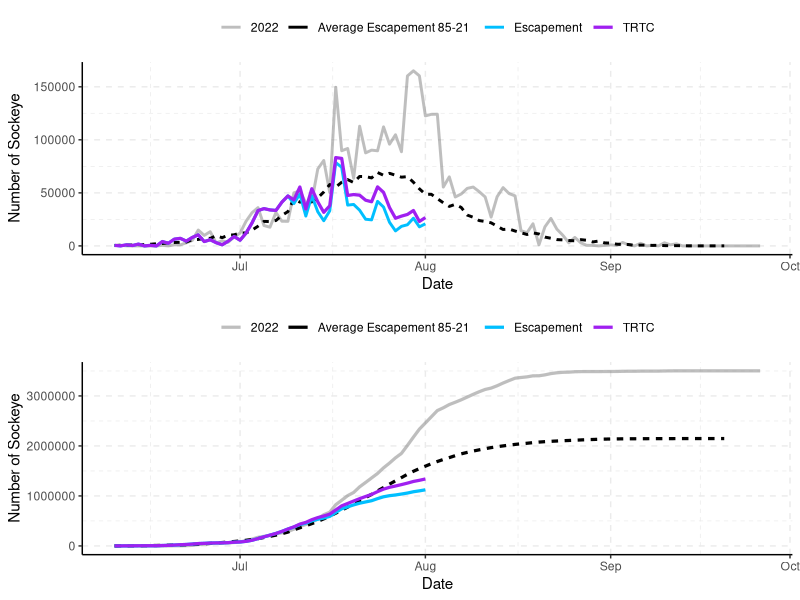
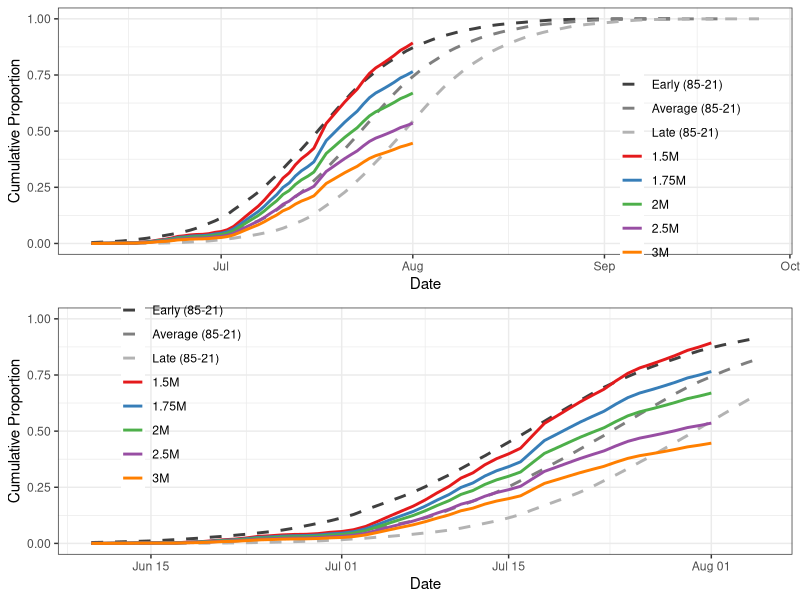
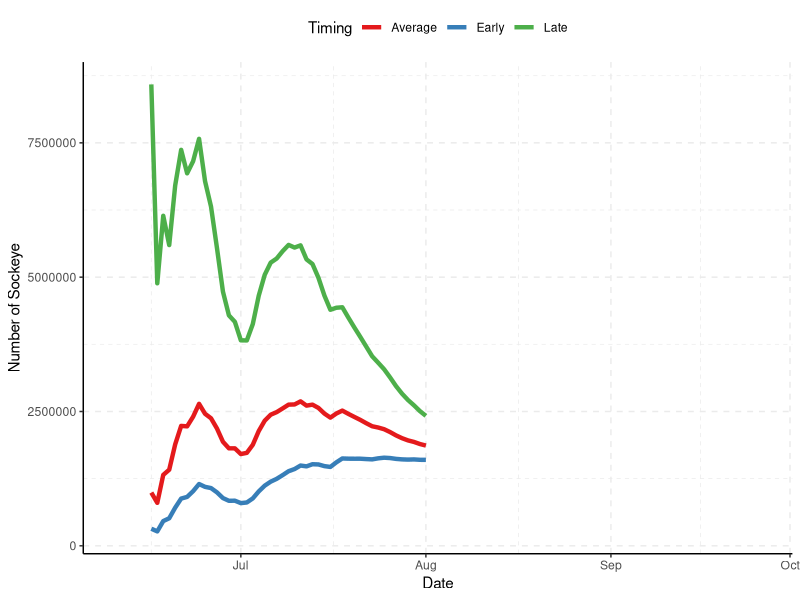
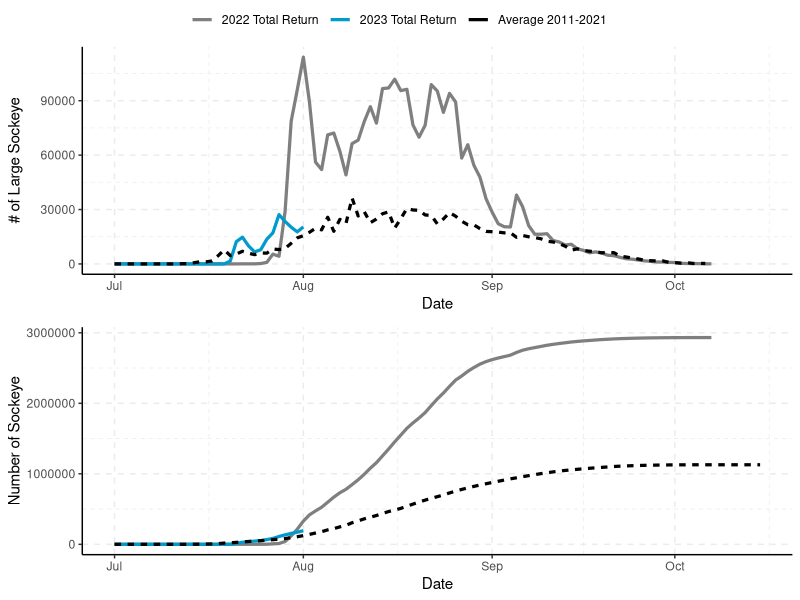
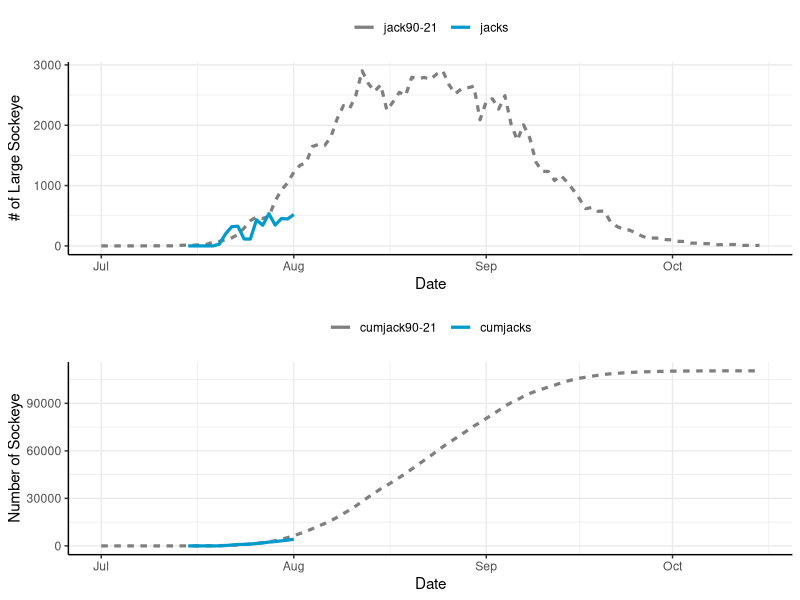
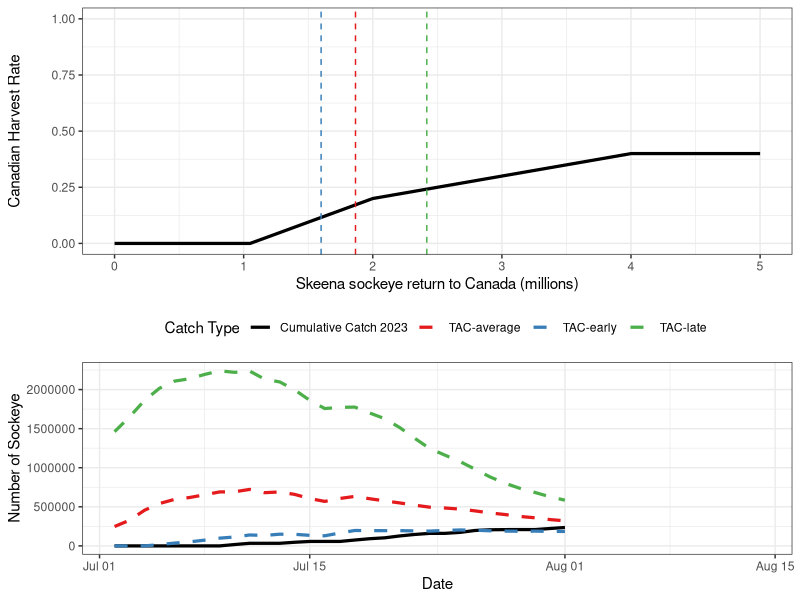
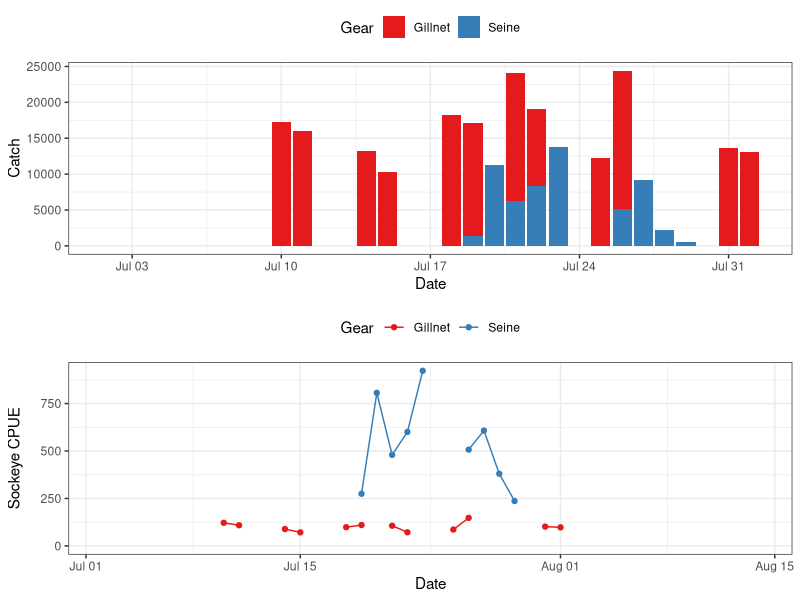
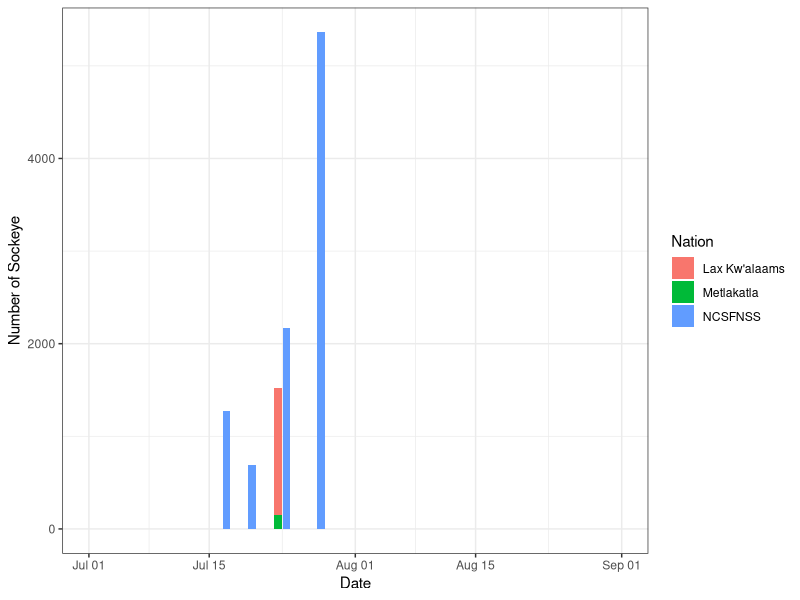

These charts were generated, in order, by the following R code:
## ---- chunk 1
knitr::opts_chunk$set(warning = FALSE, message = FALSE,echo=FALSE) 

## ---- chunk 2
library(tidyverse)
library(data.table)
library(readxl)
library(knitr)
library(ggpubr)
library(kableExtra)

options(scipen=10000)
## ---- chunk 3
data<-read_excel("data/tyee and catch and fence in-season updates 2023.xlsx",sheet="Tyee")
data$Date<-as.Date(data$Date)
## ---- chunk 4
tyee.day<-as.Date("2023-08-01")
tyee.date<-"August 1"
fence.day<-as.Date("2023-08-01")
fence.date<-"August 1"
## ---- chunk 5
i<-match(tyee.day,data$Date)

average<-data$average[i]

e<-data$cumtyee[i]
t<-data$cumtrtc[i]
c<-data$cumcatch[i]

avgper<-round(data$Runtiming[i],3)*100
earlyper<-round(data$Runtiming[i+7],3)*100
lateper<-round(data$Runtiming[i-7],3)*100

#stat2<-data.frame(`Cumulative to Date`=c("Escapement Past Tyee","TRTC (Escapement+Catch)","Catch (preliminary"),`Number of Sockeye`=c(e,t,c))
#kable(stat2,caption=paste0("Cumulative escapement, TRTC, and catch to ",todate,"."))

stat3<-data.frame(`Cumulative to Date`=c("Escapement Past Tyee","TRTC (Escapement+Catch)","Catch (preliminary)"),`Number of Sockeye`=c(e,t,c),
                  `Run Timing`=c("Average","One week early","One week late"),`Percent Through`=c(avgper,earlyper,lateper))

kable(stat3,caption=paste0("Cumulative escapement, TRTC, and catch to ",tyee.date,"."))

## ---- chunk 6
escandtrtcdaily<-data%>%select(Date,Escapement=esctyee,TRTC=dailytrtc,`Average Escapement 85-21`=`ave85-21`,"2022"=esc22)%>%
  pivot_longer(2:5,values_to="Number of Sockeye",names_to="Type")%>%
  mutate(lt=case_when(Type=="Escapement"|Type=="TRTC"~"2023",
                      Type=="Average Escapement 85-21"~"Average",
                      Type=="2022"~"2023"))

t1<-ggplot(escandtrtcdaily,aes(x=Date,y=`Number of Sockeye`,color=Type,linetype=lt,size=Type,alpha=Type))+
  geom_line()+
  scale_size_manual(values=c(1,1,1,1.1))+
  scale_alpha_manual(values=c(.5,1,1,1))+
  scale_color_manual(values=c("grey50","black","deepskyblue1","purple"))+
  theme_classic()+
  grids(linetype = "dashed")+
  theme(legend.title = element_blank(),legend.position = "top")+
  guides(linetype="none")

escandtrtccum<-data%>%select(Date,Escapement=cumtyee,TRTC=cumtrtc,`Average Escapement 85-21`=`cum85-21`,"2022"=cum22)%>%
  pivot_longer(2:5,values_to="Number of Sockeye",names_to="Type")%>%
  mutate(lt=case_when(Type=="Escapement"|Type=="TRTC"~"2023",
                      Type=="Average Escapement 85-21"~"Average",
                      Type=="2022"~"2023"))

t2<-ggplot(escandtrtccum,aes(x=Date,y=`Number of Sockeye`,color=Type,linetype=lt,alpha=Type))+
  geom_line(size=1.1)+
  scale_size_manual(values=c(1,1,1,1.1))+
  scale_alpha_manual(values=c(.5,1,1,1))+
  scale_color_manual(values=c("grey50","black","deepskyblue1","purple"))+
  theme_classic()+
  grids(linetype = "dashed")+
  theme(legend.title = element_blank(),legend.position = "top")+
  guides(linetype="none")
## ---- chunk 7

ggarrange(t1,t2,align="v",ncol=1)

## ---- chunk 8
i<-match(tyee.day,data$Date)

early<-data$early[i]
average<-data$average[i]
late<-data$late[i]

pcum<-data%>%select(Date,cumtrtc,"Average (85-21)"=`pcum85-21`)%>%
  mutate(`1.5M`=cumtrtc/1500000,
         `1.75M`=cumtrtc/1750000,
         `2M`=cumtrtc/2000000,
         `2.5M`=cumtrtc/2500000,
         `3M`=cumtrtc/3000000,
         "Early (85-21)"=lead(`Average (85-21)`,7),
         "Late (85-21)"=lag(`Average (85-21)`,7))%>%
  select(-cumtrtc)%>%
  pivot_longer(2:9,names_to="Type",values_to="cp")%>%
  mutate(Type=factor(Type,levels=c("Early (85-21)","Average (85-21)", "Late (85-21)"
                                   ,"1.5M","1.75M","2M","2.5M","3M")))

cols<-RColorBrewer::brewer.pal(5, "Set1")

g1<-ggplot(pcum,aes(x=Date,y=cp,color=Type,linetype=Type))+
  geom_line(size=1)+
  scale_colour_manual(values=c("grey25","grey50","grey70",cols))+
  scale_linetype_manual(values=c("dashed","dashed","dashed","solid","solid","solid","solid","solid"))+
  theme_bw()+
  labs(y="Cumulative Proportion")+
  theme(legend.title=element_blank(),legend.position=c(.85,.35),legend.background = element_blank())

g2<-ggplot(pcum,aes(x=Date,y=cp,color=Type,linetype=Type))+
  geom_line(size=1)+
  scale_colour_manual(values=c("grey25","grey50","grey70",cols))+
  scale_linetype_manual(values=c("dashed","dashed","dashed","solid","solid","solid","solid","solid"))+
  theme_bw()+
  labs(y="Cumulative Proportion")+
  theme(legend.title=element_blank(),legend.position=c(.17,.65),legend.background = element_blank())+
  ylim(0,1)+
  xlim(as.Date("2023-06-10"),as.Date("2023-08-05"))

ggarrange(g1,g2,align="v",ncol=1)

## ---- chunk 9

i<-match(tyee.day,data$Date)

early<-round(data$early[i],0)
average<-round(data$average[i],0)
late<-round(data$late[i],0)

stat1<-data.frame(`Run-Timing`=c("Early","Average","Late"),`Forecasted Final Run Size`=c(early,average,late))

kable(stat1,caption="Forecasted sockeye final TRTC based on early, average and late run-timing.")

## ---- chunk 10
tyeemodel<-data%>%select(Date,Early=early,Average=average,Late=late)%>%
  pivot_longer(2:4,values_to="Number of Sockeye",names_to="Timing")

ggplot(tyeemodel,aes(x=Date,y=`Number of Sockeye`,color=Timing))+
  geom_line(size=1.5)+
  scale_color_brewer(palette="Set1")+
  theme_classic()+
  grids(linetype = "dashed")+
  theme(legend.position = "top")
## ---- chunk 11
fence<-read_excel("data/tyee and catch and fence in-season updates 2023.xlsx",sheet="Babine")
fence$Date<-as.Date(fence$Date)
## ---- chunk 12
i<-match(fence.day,fence$Date)

totalrun<-fence$cumrun[i]
cumjacks<-fence$cumjacks[i]

stat2<-data.frame(`Babine Fence`=c("Large Sockeye","Jacks"),`Total Run`=c(totalrun,cumjacks))

kable(stat2,caption=paste0("Cumulative large sockeye and jacks to Babine River fence to ",fence.date,"."))

## ---- chunk 13
  
fencedaily<-fence%>%select(Date,`2023 Total Return`=totalrun,`2022 Total Return`=dailyTR.2022,`Average 2011-2021`=`avg11-21`)%>%
  pivot_longer(2:4,values_to="Number of Sockeye",names_to="Type")%>%
  mutate(lt=case_when(Type=="2022 Total Return"|Type=="2023 Total Return"~"Annual",
                      Type=="Average 2011-2021"~"Average"))

b1<-ggplot(fencedaily,aes(x=Date,y=`Number of Sockeye`,color=Type,linetype=lt))+
  geom_line(size=1.1)+
  scale_color_manual(values=c("grey50","deepskyblue3","black"))+
  theme_classic()+
  grids(linetype = "dashed")+
  theme(legend.title = element_blank(),legend.position = "top")+
  guides(linetype="none")+
  labs(y="# of Large Sockeye")

fencecum<-fence%>%select(Date,`2023 Total Return`=cumrun,`Average 2011-2021`=`cumavg11-21`,`2022 Total Return`=cumTR.2022)%>%
  pivot_longer(2:4,values_to="Number of Sockeye",names_to="Type")%>%
  mutate(lt=case_when(Type=="2022 Total Return"|Type=="2023 Total Return"~"Annual",
                      Type=="Average 2011-2021"~"Average"))

b2<-ggplot(fencecum,aes(x=Date,y=`Number of Sockeye`,color=Type,linetype=lt))+
  geom_line(size=1.1)+
  scale_color_manual(values=c("grey50","deepskyblue3","black"))+
  theme_classic()+
  grids(linetype = "dashed")+
  theme(legend.title = element_blank(),legend.position = "top")+
  guides(linetype="none")

## ---- chunk 14

ggarrange(b1,b2,ncol=1,align="v",common.legend = TRUE)

## ---- chunk 15
fencejacks<-fence%>%select(Date,jacks=dailytotaljacks,`jack90-21`)%>%
  pivot_longer(2:3,values_to="Number of Sockeye",names_to="Type")%>%
  mutate(lt=case_when(Type=="jacks"~"Annual",
                      Type=="jack90-21"~"Average"))

j1<-ggplot(fencejacks,aes(x=Date,y=`Number of Sockeye`,color=Type,linetype=lt))+
  geom_line(size=1.1)+
  scale_color_manual(values=c("grey50","deepskyblue3","black"))+
  theme_classic()+grids()+
  theme(legend.title = element_blank(),legend.position = "top")+
  guides(linetype="none")+
  labs(y="# of Large Sockeye")

jackscum<-fence%>%select(Date,cumjacks,`cumjack90-21`)%>%
  pivot_longer(2:3,values_to="Number of Sockeye",names_to="Type")%>%
  mutate(lt=case_when(Type=="cumjacks"~"Annual",
                      Type=="cumjack90-21"~"Average"))

j2<-ggplot(jackscum,aes(x=Date,y=`Number of Sockeye`,color=Type,linetype=lt))+
  geom_line(size=1.1)+
  scale_color_manual(values=c("grey50","deepskyblue3","black"))+
  theme_classic()+grids()+
  theme(legend.title = element_blank(),legend.position = "top")+
  guides(linetype="none")

## ---- chunk 16

ggarrange(j1,j2,align="v",ncol=1)

## ---- chunk 17

hcr<-data.frame(TRTC=c(0,1050000,2000000,4000000,5000000),
                HR=c(0,0,.2,.4,.4))

p1<-ggplot(hcr,aes(x=TRTC/10^6,y=HR))+
  geom_line(size=1.1)+
  geom_vline(xintercept=average/10^6,linetype="dashed",col="#E41A1C")+
  geom_vline(xintercept=late/10^6,linetype="dashed",col="#4DAF4A")+
  geom_vline(xintercept=early/10^6,linetype="dashed",col="#377EB8")+
  theme_bw()+
  ylim(0,1)+
  labs(y="Canadian Harvest Rate",x="Skeena sockeye return to Canada (millions)")

data<-data%>%rowwise()%>%mutate("TAC-average"=case_when(average<1050000~0,
                          average>=1050000&average<2000000~((average-1050000)/(2000000-1050000)*(.2-.0)+0)*average,
                          average>=2000000&average<4000000~((average-2000000)/(4000000-2000000)*(.4-.2)+.2)*average,
                          average>=4000000~.4*average),
                          "TAC-late"=case_when(late<1050000~0,
                          late>=1050000&late<2000000~((late-1050000)/(2000000-1050000)*(.2-.0)+0)*late,
                          late>=2000000&late<4000000~((late-2000000)/(4000000-2000000)*(.4-.2)+.2)*late,
                          late>=4000000~.4*late),
                          "TAC-early"=case_when(early<1050000~0,
                          early>=1050000&early<2000000~((early-1050000)/(2000000-1050000)*(.2-.0)+0)*early,
                          early>=2000000&early<4000000~((early-2000000)/(4000000-2000000)*(.4-.2)+.2)*early,
                          early>=4000000~.4*early))

ggcatch<-data%>%select(Date,`Cumulative Catch 2023`=cumcatch,
                       `TAC-average`,`TAC-early`,`TAC-late`)%>%
  pivot_longer(2:5,names_to="Catch Type",values_to="Catch")%>%
  filter(Date>"2023-07-01"&Date<"2023-08-15")


p2<-ggplot(ggcatch,aes(x=Date,y=Catch,color=`Catch Type`,size=`Catch Type`,linetype=`Catch Type`))+
  geom_line(size=1.1)+
  scale_color_manual(values=c("black","#E41A1C","#377EB8","#4DAF4A"))+
  scale_size_manual(values=c(2,1,1,1))+
  scale_linetype_manual(values=c("solid","dashed","dashed","dashed"))+
  theme_bw()+
  labs(y="Number of Sockeye")+
  theme(legend.position="top")

catch<-data%>%select(Date,Gillnet=gncatch,Seine=sncatch)%>%
  pivot_longer(2:3,names_to="Gear",values_to="Catch")%>%
    filter(Date>"2023-07-01"&Date<"2023-08-15")

p3<-ggplot(catch,aes(x=Date,y=Catch,fill=Gear))+
  geom_col()+
  scale_fill_brewer(palette="Set1")+
  theme_bw()+
  theme(legend.position="top")

cpue<-data%>%select(Date,gncatch,sncatch,gneffort,sneffort)%>%
  mutate(Gillnet=gncatch/gneffort,Seine=sncatch/sneffort)%>%
  select(Date,Gillnet,Seine)%>%
  pivot_longer(2:3,names_to="Gear",values_to="CPUE")%>%
  filter(Date>"2023-07-01"&Date<"2023-08-15")

p4<-ggplot(cpue,aes(x=Date,y=CPUE,color=Gear))+
  geom_line()+geom_point()+
  scale_color_brewer(palette="Set1")+
  theme_bw()+
  theme(legend.position = "top")+
  labs(y="Sockeye CPUE")+
  expand_limits(y=0)

## ---- chunk 18

ggarrange(p1,p2,ncol=1,align="v")

## ---- chunk 19
ggarrange(p3,p4,ncol=1,align="v")
## ---- chunk 20

demo.data<-read_excel("data/tyee and catch and fence in-season updates 2023.xlsx",sheet="demo catches")
demo.data$date<-as.Date(demo.data$date)

demo.totals<-demo.data%>%group_by(Nation=nation)%>%summarise("Total Demo Sockeye Catch"=sum(pieces))

total.demo.catch=sum(demo.totals$`Total Demo Sockeye Catch`)

total.row<-tibble(Nation="Total","Total Demo Sockeye Catch"=total.demo.catch)

demo.table<-rbind(demo.totals,total.row)

kable(demo.table,caption="Total Area 4 First Nations demo catches of sockeye.")%>%
  row_spec(3,hline_after=T)

ggplot(demo.data,aes(x=date,y=pieces,fill=nation))+
  geom_col()+
  labs(y="Number of Sockeye",x="Date",fill="Nation")+
  theme_bw()+
  xlim(c(as.Date("2023-07-01"),as.Date("2023-09-01")))




## ---- chunk 21
othercatch<-read_excel("data/tyee and catch and fence in-season updates 2023.xlsx",sheet="gncatch")

#oc2<-othercatch%>%pivot_longer(4:10,names_to="Species",values_to="Catch")%>%
#  mutate(cpue=Catch/effort)%>%
#  filter(Date>as.Date("2023-07-05")&Date<as.Date("2023-08-10"))%>%
#  mutate(type=ifelse(Species%in%c("Chinook (Released)","Chum (Released)","Steelhead (Released)","Coho (Released)"),"Released","Kept"))%>%
#  mutate(sp=case_when(Species=="Chinook (Released)"~"Chinook",
#                      Species=="Coho (Released)"~"Coho",
#                      Species=="Pink (Kept)"~"Pink Kept",
#                      Species=="Pink (Released)"~"Pink Rel",
#                      Species=="Chum (Released)"~"Chum",
#                      Species=="Steelhead (Released)"~"Steelhead",
#                      Species=="Sockeye (Kept)"~"Sockeye"))

oc2<-othercatch%>%pivot_longer(4:10,names_to="Species",values_to="Catch")%>%
  mutate(cpue=Catch/effort)%>%
  filter(Date>as.Date("2023-07-05")&Date<as.Date("2023-08-10"))%>%
  mutate(type=ifelse(Species%in%c("Chinook (Released)","Chum (Released)","Steelhead (Released)","Coho (Released)"),"Released","Kept"))%>%
  mutate(sp=case_when(Species=="Chinook (Released)"~"Chinook",
                      Species=="Coho (Released)"~"Coho",
                      Species=="Pink (Kept)"~"Pink",
                      Species=="Pink (Released)"~"Pink",
                      Species=="Chum (Released)"~"Chum",
                      Species=="Steelhead (Released)"~"Steelhead",
                      Species=="Sockeye (Kept)"~"Sockeye"),
         dis=case_when(Species=="Chinook (Released)"~"Released",
                      Species=="Coho (Released)"~"Released",
                      Species=="Pink (Kept)"~"Kept",
                      Species=="Pink (Released)"~"Released",
                      Species=="Chum (Released)"~"Released",
                      Species=="Steelhead (Released)"~"Released",
                      Species=="Sockeye (Kept)"~"Kept"))

#ggplot(oc2,aes(x=Date,y=Catch,color=gear))+
#  geom_line()+geom_point()+
#  theme_classic()+
#  grids()+
#  facet_wrap(~Species,ncol=2,scales="free_y")+
#  theme(legend.position="top")+
#  expand_limits(y=0)

ggplot(oc2,aes(x=Date,y=Catch,color=gear))+
  geom_line()+geom_point()+
  theme_bw()+
  grids()+
  #facet_wrap(~Species,ncol=2,scales="free_y")+
  facet_grid(sp~dis,scales="free_y")+
  theme(legend.position="top")+
  expand_limits(y=0)

## ---- chunk 22
gncpue<-oc2%>%filter(gear=="gillnet")

ggplot(gncpue,aes(x=Date,y=cpue))+
  geom_line()+geom_point()+
  theme_bw()+
  grids()+
  #facet_wrap(~Species,ncol=2,scales="free_y")+
  facet_grid(sp~dis,scales="free_y")+
  theme(legend.position="top")
## ---- chunk 23
sncpue<-oc2%>%filter(gear=="seine")

ggplot(sncpue,aes(x=Date,y=cpue))+
  geom_line()+geom_point()+
  theme_bw()+
  grids()+
  #facet_wrap(~Species,ncol=2,scales="free_y")+
  facet_grid(sp~dis,scales="free_y")+
  theme(legend.position="top")
## ---- chunk 24

oc.total<-oc2%>%group_by(gear,Species=sp,dis)%>%summarise(total=sum(Catch,na.rm=TRUE))

oc.table<-oc.total%>%pivot_wider(names_from=c("gear","dis"),values_from="total")%>%replace(is.na(.),0)

kable(oc.table,caption=paste0("Total catch of coho, chum, chinook, pink and steelhead in the commercial gillent and seine fisheries to ",tyee.date,"."))

ggplot(oc.total,aes(x=Species,y=total,fill=gear))+
  geom_col()+
  scale_color_brewer(palette="Set1")+
  #geom_text(aes(label=total),vjust=-.3,color="black")+
  facet_wrap(~dis,ncol=1,scales="free_y")+
  theme_bw()+
  labs(y="Total Catch",x="Species")+
  scale_y_continuous(expand=c(.1,0))+
  theme(strip.background = element_blank())

## ---- chunk 25

rt<-read_excel("data/rt karl.xlsx",sheet="Sheet1")

n=10000

rtm<-data.frame()

for (i in 1:nrow(rt)){
  u<-rt$MeanJulian[i]
  sd<-rt$SD[i]
  
  g<-data.frame(stock=rt$Stock[i],dev=rnorm(n,rt$MeanJulian[i],rt$SD[i]))
  rtm<-rbind(rtm,g)
  
}

#as.numeric(format(as.Date("2022-08-07"), "%j"))

days<-format(seq(as.Date("2022-06-01"),as.Date("2022-09-15"),10),"%b-%d")

rtm2<-rtm%>%filter(dev>=152&dev<=258)%>%group_by(stock)%>%mutate(u=mean(dev))

## ---- chunk 26

ggplot(rtm2,aes(x=dev,y=reorder(stock,dev,FUN=median),fill=stock))+
  geom_boxplot()+
  theme_classic()+grids()+
  scale_y_discrete(limits=rev)+
  guides(fill="none")+
  labs(y="Stock",x="Date",title="Stock run-timing at Tyee based on 2000-2014 GSI",subtitle="NBRR data provided by Karl English July 2022")+
 scale_x_continuous(breaks=seq(152,258,10),labels=days)+
  theme(axis.text.x = element_text(angle=90))

## ---- chunk 27
ggplot(rtm2,aes(x=dev))+
  geom_histogram(aes(fill=stock),binwidth = 5,alpha=.3)+
  facet_grid(reorder(stock,dev,FUN=median)~.,scales="free_y",switch="y")+
  theme_classic()+grids()+
  theme(strip.text.y.left = element_text(angle=0,size=8),
        strip.placement="outside",
        axis.text.y=element_blank(),
        axis.ticks.y=element_blank(),
        strip.background = element_blank(),
        axis.text.x = element_text(angle=90))+
  labs(y="Stock",x="Date",title="Stock run-timing at Tyee based on 2000-2014 GSI",subtitle="NBRR data provided by Karl English July 2022")+
  geom_vline(aes(xintercept=u,color=stock), size=1,alpha=.5)+
  scale_x_continuous(breaks=seq(152,258,10),labels=days)+
  guides(fill="none",color="none")+
  annotate("rect", xmin = 196, xmax = 219, ymin = 0, ymax = Inf,alpha = .2)
  
## ---- chunk 28
ggplot(rtm2,aes(x=dev),color=stock)+
  geom_density(aes(fill=stock),alpha=.3)+
  #scale_fill_brewer(palette="Set1")+
  facet_wrap(~reorder(stock,dev,FUN=median),scales="free_y",ncol=1,strip.position="left")+
  theme_classic()+grids()+
   theme(strip.text.y.left = element_text(angle=0,size=8),
        strip.placement="outside",
        axis.text.y=element_blank(),
        axis.ticks.y=element_blank(),
        axis.ticks.x=element_blank(),
        strip.background = element_blank(),
        axis.text.x = element_text(angle=90),
        plot.caption.position="plot",
        plot.caption=element_text(hjust=.5))+
  geom_vline(aes(xintercept=u,color=stock), size=1,alpha=.5)+
  labs(y="Stock",x="Date",caption="Stock run-timing at Tyee based on average run-timing (2000-2014) plus 3 weeks.\nVertical lines show the mean for each stock, with the 2022 harvest window\nshown by the grey shaded box.\nData from Karl English from NBRR update provided July 2022.")+
  scale_x_continuous(breaks=seq(152,258,10),labels=days)+
  guides(fill="none",color="none")+
   annotate("rect", xmin = 196, xmax = 219, ymin = 0, ymax = Inf,alpha = .2)

#ggsave("Tyee stock run timing.png",dpi=600,height=8,width=7)
## ---- chunk 29
babrt<-rtm%>%filter(stock%in%c("Babine W Early","Babine W Middle","Babine W Late","Babine Pinkut","Babine Fulton"))%>%
  mutate(fencert=dev+21)

days<-format(seq(as.Date("2022-07-01"),as.Date("2022-10-07"),7),"%b-%d")
as.numeric(format(as.Date("2022-10-07"), "%j"))

babrt2<-babrt%>%filter(fencert>=182&fencert<=280)%>%group_by(stock)%>%mutate(med=mean(fencert))

babmed<-babrt%>%group_by(stock)%>%summarise(u=mean(fencert))

ggplot(babrt2,aes(x=fencert))+
  geom_density(aes(fill=stock),alpha=.3)+
  scale_fill_brewer(palette="Set1")+
  facet_wrap(~reorder(stock,dev,FUN=median),scales="free_y",ncol=1,strip.position="left")+
  theme_classic()+grids()+
  theme(strip.text.y.left = element_text(angle=0,size=8),
        strip.placement="outside",
        axis.text.y=element_blank(),
        axis.ticks.y=element_blank(),
        axis.ticks.x=element_blank(),
        strip.background = element_blank(),
        axis.text.x = element_text(angle=90),
        plot.caption.position="plot",
        plot.caption=element_text(hjust=0))+
  geom_vline(aes(xintercept =med,color=stock), size=1,alpha=.5)+
  scale_color_brewer(palette="Set1")+
  labs(y="Stock",x="Date",
  caption="Stock run-timing at Babine fence based on average Tyee run-timing (2000-2014) plus 3 weeks.\nData from Karl English from NBRR update provied July 2022.")+
  scale_x_continuous(breaks=seq(182,280,7),labels=days)+
  guides(fill="none",color="none")

#ggsave("Babine run timing for Donna.png",dpi=600,height=8,width=7)
